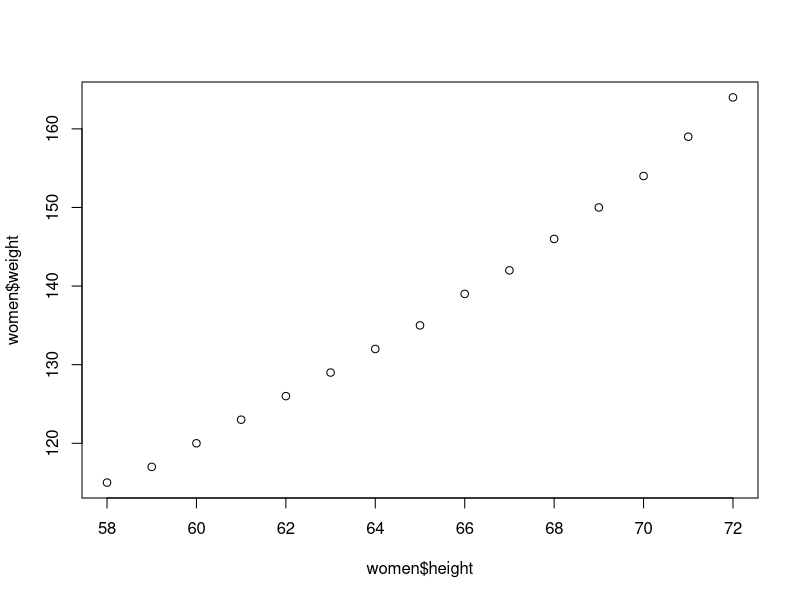
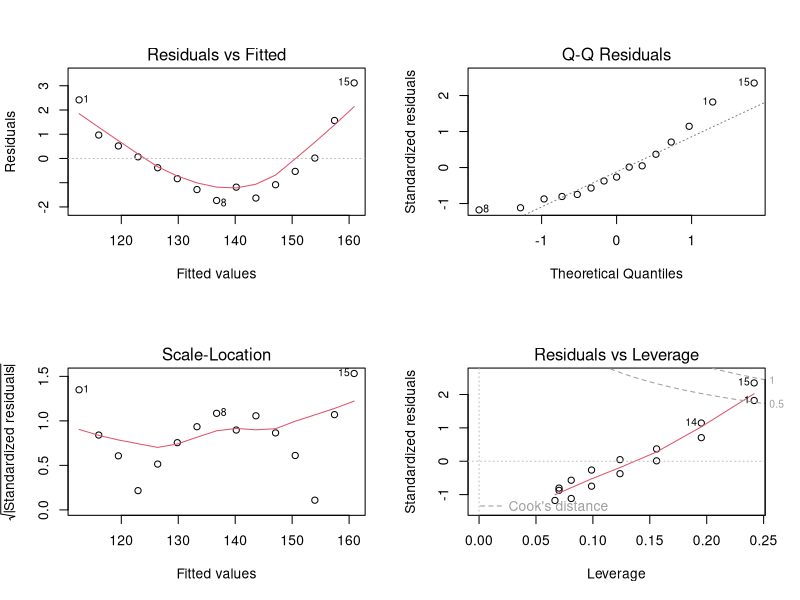
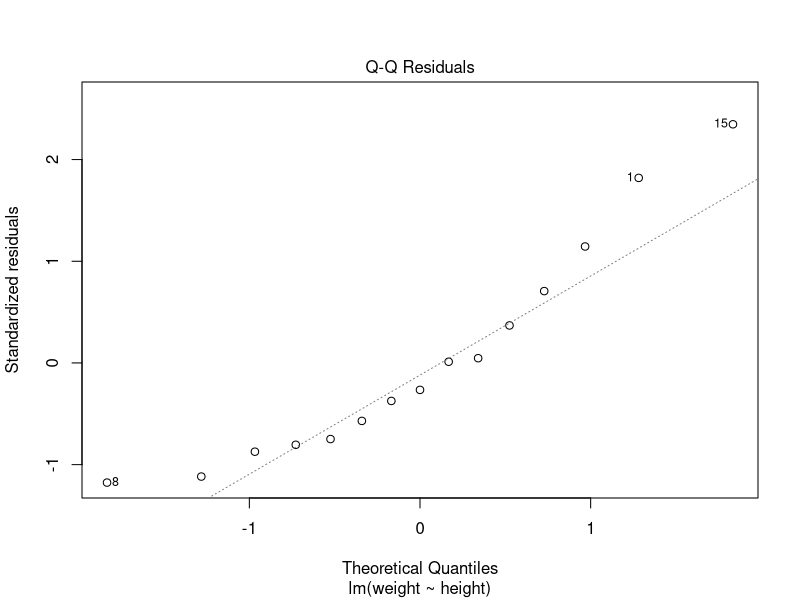
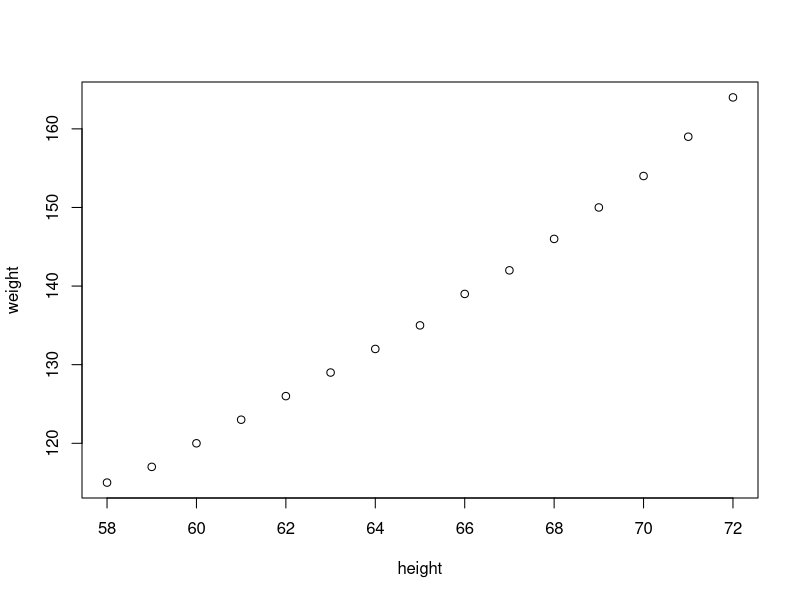

R code for these plots, in order: (Note: this script raises an error after producing the figures.)
# Simple Linear Regression : Built in Data Set Women
# Check for assumptions of Regression in the data Set
women
?women
str(women)
fit = lm(weight ~ height, data=women)
?plot
#Initial Checks
cor(women$height, women$weight)
#there is Strong and Positive Relationship between height and weight
plot(women$height, women$weight)
par(mfrow=c(2,2))
plot(fit)
par(mfrow=c(1,1))
plot(fit, which=2)
plot(women)

str(women)
head(women)
women[,2]
fitted(fit)
cbind(women, fitted(fit), predicted=3.45 * women$height - 87)
cbind(women, fitted(fit), residue=fitted(fit)-women$weight, resid(fit))
y = 3.4 * height - 87
plot(residuals(fit))
hist(women$height, breaks=4)
hist(residuals(fit))

hist(residuals(fit), freq=F)
lines(density(residuals(fit)))

#Prediction
ndata = data.frame(height=52.5)
predict(fit, newdata=ndata, type='response')


#Assumptions Regression
#Linearity----
#Linearity of the data. The relationship between the predictor (x) and the outcome (y) is assumed to be linear.
# component + residual plot 
plot(women$height, fitted(fit))
plot(residuals(fit) ~ fitted(fit))
plot(fit, which=1)
#residuals should be randomly distributed and not increase or decrease 


#Normality----
#Normality of residuals. The residual errors are assumed to be normally distributed.
plot(density(resid(fit)))
plot(fit, which=2)

#Homoscedasticity----
#Homogeneity of residuals variance. The residuals are assumed to have a constant variance (homoscedasticity - opposite of heteroscedasticity)
plot(fit, which=3)
#No funnel shape, random distribution of residuals
plot(fit, which=4)

#Auto-Correlation----
#Independence of residuals error terms. (Not dependent on previous values)
car::durbinWatsonTest(fit)
#pvalue < 0; Ho that there is no correlation (r2=0) is accepted

#Outliers
plot(fit, which=4)
#potential outliers are highlighted 1, 14, 15 row
women[c(1,14,15),]

#Lets remove these values and then find R2
fit2 = lm(weight ~ height, data=women[-c(1,14,15),])
summary(fit2)
(summary(fit))$r.squared
(summary(fit2))$r.squared
AIC(fit, fit2) #lower value of AIC is better


#Potential Problems
#Non-linearity of the outcome - predictor relationships
#Heteroscedasticity: Non-constant variance of error terms.
#Auto Collinearity, Multi-collinearity
#Presence of influential values in the data that can be:
#Outliers: extreme values in the outcome (y) variable
#High-leverage points: extreme values in the predictors (x) variable

#All these assumptions and potential problems can be checked by producing some diagnostic plots visualizing the residual errors.

plot(fit1)